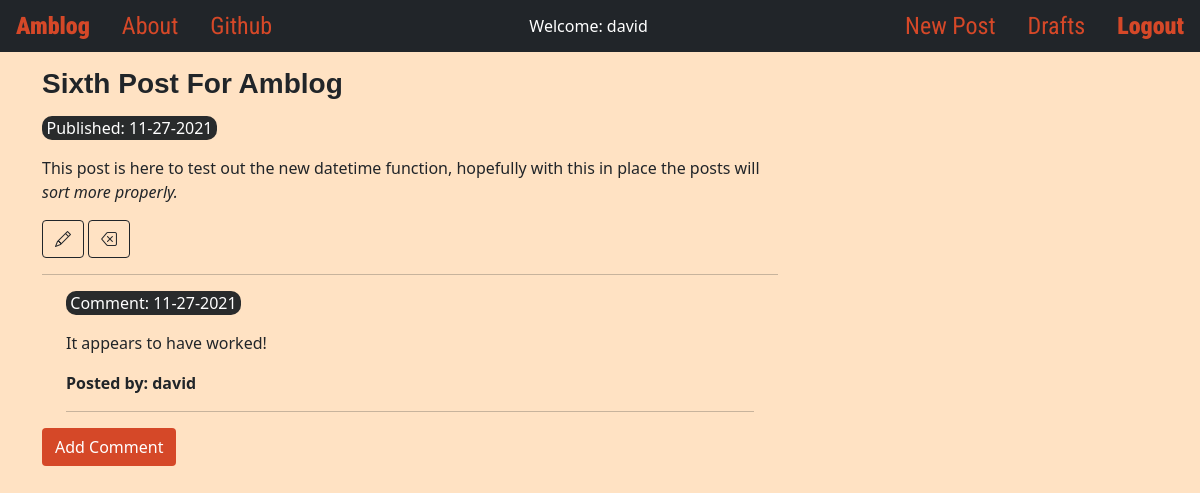
/post/6/ (signed in), run on the app's committed database.
### blog/models.py (models this page shows, shortened)
class Post(models.Model):
    author = models.ForeignKey('auth.User', on_delete=models.CASCADE)
    title = models.CharField(max_length=128)
    text = models.TextField()
    create_date = models.DateTimeField(default=timezone.now())
    published_date = models.DateTimeField(blank=True, null=True)

class Comment(models.Model):
    post = models.ForeignKey('blog.Post', related_name='comments', on_delete=models.CASCADE)
    author = models.CharField(max_length=128)
    text = models.TextField()
    create_date = models.DateTimeField(default=timezone.now())
    approved_comment = models.BooleanField(default=False)

### blog/views.py (the view)
# urls.py: path('post/<int:pk>/', views.PostDetailView.as_view(), name='post_detail'),
class PostDetailView(DetailView):
    model = Post

### blog/templates/blog/post_detail.html (shortened to what this page needs)
{% extends 'blog/base.html' %}
{% block content %}
  <h3 class="post-detail-title">{{ post.title }}</h3>
  {% if post.published_date %}
    <div class="date postdate">
      Published: {{ post.published_date|date:"m-d-Y" }}
    </div>
  {% else %}
    <a class="btn btn-orange" href="{% url 'post_publish' pk=post.pk %}">Publish</a>
  {% endif %}
  <p class="postcontent">{{ post.text|safe|linebreaksbr }}</p>
  {% if user.is_authenticated %}
  <div class="show-always post-width">
    <a class="btn btn-outline-dark" href="{% url 'post_edit' pk=post.pk %}">
      <i class="bi bi-pencil"></i><span class="show-on-hover"> Edit</span>
    </a>
    <a class="btn btn-outline-dark" href="{% url 'post_remove' pk=post.pk %}">
      <i class="bi bi-backspace"></i><span class="show-on-hover"> Delete</span>
    </a>
  </div>
  {% endif %}
  <hr>
  <div class="container">
    {% for comment in post.comments.all %}
      {% if user.is_authenticated or comment.approved_comment %}
        <p class="date">Comment: {{ comment.create_date|date:"m-d-Y" }}</p>
        <p>{{ comment.text|safe|linebreaksbr }}</p>
        <p><strong>Posted by: {{ comment.author }}</strong></p>
      {% endif %}
      <hr>
      {% empty %}
        <p>No comments.</p>
    {% endfor %}
    </div>
    <a class="btn btn-orange" href="{% url 'add_comment_to_post' pk=post.pk %}">Add Comment</a>
{% endblock %}

### blog/templates/blog/base.html (shortened to what this page needs)
<!DOCTYPE html>
{% load static %}
<html lang="en" dir="ltr">
  <head>
    <link rel="stylesheet" href="{% static 'css/bootstrap.min.css' %}">
    <link rel="stylesheet" href="https://cdn.jsdelivr.net/npm/bootstrap-icons@1.3.0/font/bootstrap-icons.css">
    <link rel="stylesheet" href="{% static 'css/medium-editor.css' %}">
    <link rel="stylesheet" href="{% static 'css/themes/default.css' %}">
    <link rel="stylesheet" href="{% static 'css/blog.css' %}">
  </head>
  <body>
    <nav class="navbar navbar-dark bg-dark navbar-padding">
      <ul class="nav navbar-font">
        <li class="nav-item">
          {% url 'post_list' as url %}
          <a href="{{ url }}"
          {% if request.path == url %} class="nav-link navbar-font-bold navbar-orange navbar-active navbar-hover-black"
          {% else %} class="nav-link navbar-font-bold navbar-orange"
          {% endif %} >Amblog</a>
        </li>
        <li class="nav-item">
          {% url 'about' as url %}
          <a href="{{ url }}"
          {% if request.path == url %} class="nav-link navbar-orange navbar-active navbar-hover-black"
          {% else %} class="nav-link navbar-orange"
          {% endif %} >About</a>
        </li>
        <li class="nav-item">
          <a class="nav-link navbar-orange" href="https://github.com/davidamlaw/">Github</a>
        </li>
      </ul>
      <ul class="nav navbar-right">
        <li class="nav-item welcome">
          {% if user.is_authenticated %}
            Welcome: {{ user }}
          {% else %}
            Welcome: Guest
          {% endif %}
        </li>
      </ul>
        <ul class="nav navbar-right navbar-font">
          {% if user.is_authenticated %}
          <li class="nav-item">
            {% url 'post_new' as url %}
            <a href="{{ url }}"
            {% if request.path == url %} class="nav-link navbar-orange navbar-active navbar-hover-black"
            {% else %} class="nav-link navbar-orange"
            {% endif %} >New Post</a>
          </li>
          <li class="nav-item">
            {% url 'post_draft_list' as url %}
            <a href="{{ url }}"
            {% if request.path == url %} class="nav-link navbar-orange navbar-active navbar-hover-black"
            {% else %} class="nav-link navbar-orange"
            {% endif %} >Drafts</a>
          </li>
          <li class="nav-item">
            <a class="nav-link navbar-orange navbar-font-bold" href="{% url 'logout' %}">Logout</a>
          </li>
      {% else %}
          <li class="nav-item">
            <a class="nav-link navbar-orange navbar-font-bold" href="{% url 'login' %}">Login</a>
          </li>
      {% endif %}
        </ul>
    </nav>
    <div class="content container">
      <div class="row">
        <div class="col-md-8">
          <div class="blog_posts">
            {% block content %}
            {% endblock %}
          </div>
        </div>
      </div>
    </div>
  </body>
</html>

### blog/static/css/blog.css (style rules this page uses)
a { text-decoration: none; color: rgb(213, 72, 40); }
body { background-color: rgb(255, 226, 195); }
.btn-orange { background-color: rgb(213, 72, 40); color: white; }
.navbar-font li a { font-family: 'Roboto Condensed', sans-serif; font-size: 1.5em; }
.navbar-orange { color: rgb(213, 72, 40); }
.navbar-font-bold { font-weight: 900; }
.navbar-padding { padding-bottom: 0; padding-top: 0; }
.post-detail-title { margin-top: 15px; font-family: 'Dosis', sans-serif; font-weight: 600; }
.post-width { width: 175px; }
.date { background-color: rgb(41, 43, 44); border-radius: 10px; color: white; margin-top: 15px; margin-bottom: 5px; text-align: center; width: 175px; }
.welcome { color: white; }

### data on the page
Post: title "Sixth Post For Amblog", published_date "11-27-2021", text "This post is here to test out the new datetime function, hopefully with this in place the posts will sort more properly."
Comment: create_date "11-27-2021", text "It appears to have worked!", author "david"

### other printed values
{{ user }} "david"
